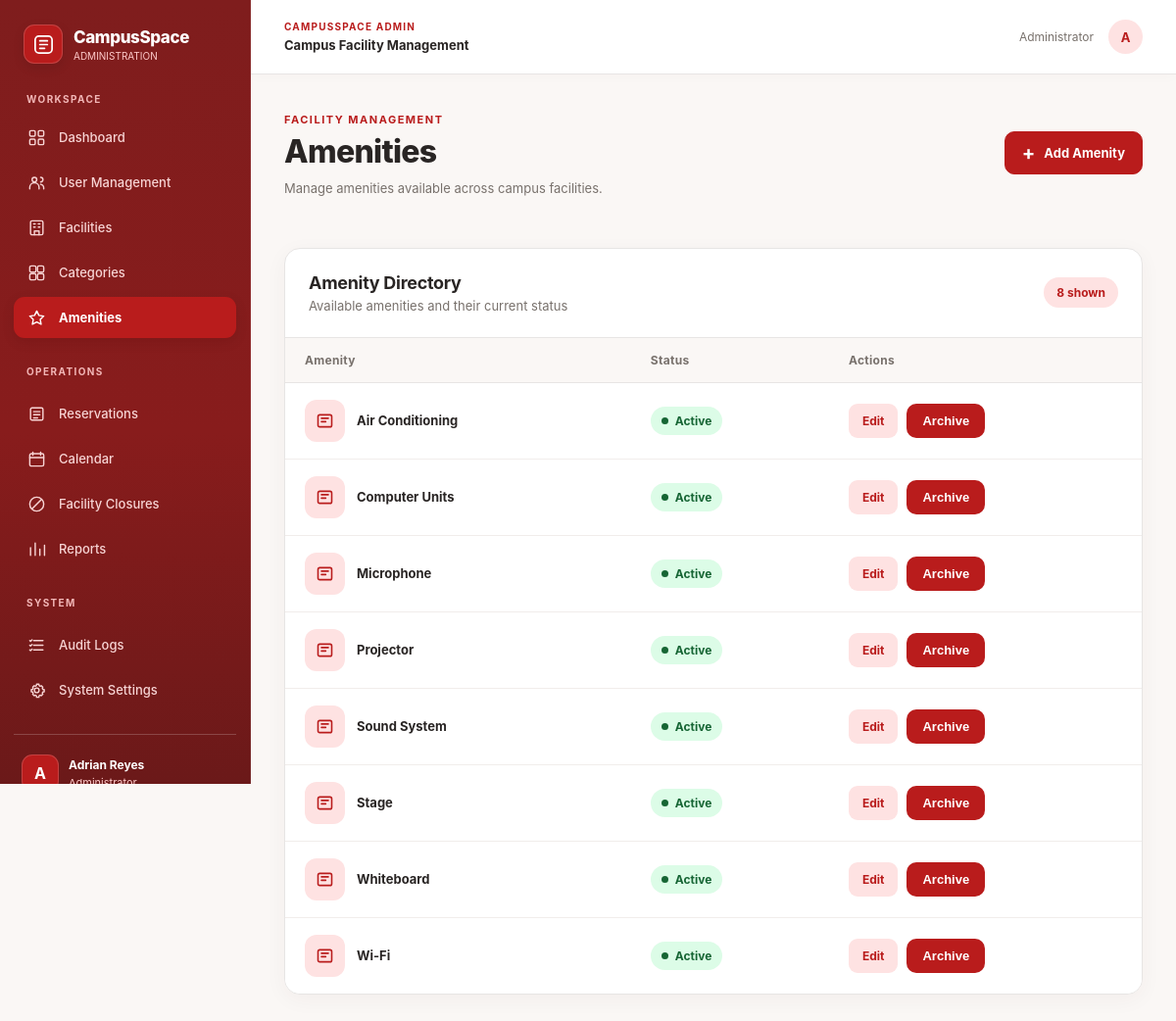
The page /manage/amenities/ (signed in) on the database its author committed.
### Reservation/models.py (models this page shows, shortened)
class User(AbstractUser):
    ROLE_CHOICES = [
        ('BASIC_USER', 'Basic User'),
        ('ADMIN', 'Admin'),
    ]
    role = models.CharField(
        max_length=10,
        choices=ROLE_CHOICES,
        default='BASIC_USER'
    )
    department = models.CharField(
        max_length=100,
        blank=True
    )
    contact_number = models.CharField(
        max_length=20,
        blank=True
    )
    objects = UserManager()

class Amenity(models.Model):
    name = models.CharField(
        max_length=100,
        unique=True
    )
    is_active = models.BooleanField(
        default=True
    )

### Reservation/views.py (the view)
@admin_required
def amenity_list(request):
    amenities = Amenity.objects.order_by(
        'name'
    )
    return render(
        request,
        'Reservation/admin/facilities/AmenityList.html',
        {
            'amenities': amenities
        }
    )

### templates/Reservation/admin/facilities/AmenityList.html (shortened to what this page needs)
{% extends 'Reservation/admin/AdminBase.html' %}
{% block content %}
<div class="master-data-page">
    <div class="master-data-header">
        <div>
            <span class="page-eyebrow">FACILITY MANAGEMENT</span>
            <h1>Amenities</h1>
            <p>Manage amenities available across campus facilities.</p>
        </div>
        <a href="{% url 'amenity_create' %}"
           class="master-add-button">
            <span aria-hidden="true">+</span>
            Add Amenity
        </a>
    </div>
    <section class="master-table-card">
        <div class="master-table-heading">
            <div>
                <h2>Amenity Directory</h2>
                <p>Available amenities and their current status</p>
            </div>
            <span class="management-count">
                {{ amenities|length }} shown
            </span>
        </div>
        {% if amenities %}
            <div class="master-table-scroll">
                <table class="master-table">
                    <thead>
                        <tr>
                            <th>Amenity</th>
                            <th>Status</th>
                            <th>Actions</th>
                        </tr>
                    </thead>
                    <tbody>
                        {% for amenity in amenities %}
                            <tr>
                                <td>
                                    <div class="master-name-cell">
                                        <div class="master-item-icon"
                                             aria-hidden="true">
                                            <svg viewBox="0 0 24 24"
                                                 fill="none"
                                                 stroke="currentColor"
                                                 stroke-width="1.8"
                                                 stroke-linecap="round"
                                                 stroke-linejoin="round">
                                                <rect x="4" y="5"
                                                      width="16" height="14"
                                                      rx="2"/>
                                                <path d="M8 9h8M8 13h5"/>
                                            </svg>
                                        </div>
                                        <strong>{{ amenity.name }}</strong>
                                    </div>
                                </td>
                                <td>
                                    {% if amenity.is_active %}
                                        <span class="management-status is-active">
                                            <span class="management-status-dot"></span>
                                            Active
                                        </span>
                                    {% else %}
                                        <span class="management-status is-inactive">
                                            <span class="management-status-dot"></span>
                                            Archived
                                        </span>
                                    {% endif %}
                                </td>
                                <td>
                                    <div class="master-row-actions">
                                        <a href="{% url 'amenity_update' amenity.id %}"
                                           class="master-edit-button">
                                            Edit
                                        </a>
                                        {% if amenity.is_active %}
                                            <button type="button"
                                                    class="master-archive-button"
                                                    data-amenity-name="{{ amenity.name }}"
                                                    data-form-id="amenity-archive-{{ amenity.id }}"
                                                    onclick="openAmenityArchive(this)">
                                                Archive
                                            </button>
                                        {% endif %}
                                    </div>
                                </td>
                            </tr>
                        {% endfor %}
                    </tbody>
                </table>
            </div>
        {% endif %}
    </section>
</div>
{% endblock %}

### templates/Reservation/admin/AdminBase.html (shortened to what this page needs)
{% load static %}
<!DOCTYPE html>
<html lang="en">
<head>
    <link rel="stylesheet" href="{% static 'Reservation/css/admin/admin.css' %}">
</head>
<body class="admin-page">
<div class="layout">
    <aside class="sidebar" id="admin-sidebar">
        <div class="sidebar-brand">
            <div class="sidebar-brand-icon">
                <svg viewBox="0 0 24 24"
                     fill="none"
                     stroke="currentColor"
                     stroke-width="1.8"
                     stroke-linecap="round"
                     stroke-linejoin="round"
                     aria-hidden="true">
                    <rect x="3" y="3" width="18" height="18" rx="4"/>
                    <path d="M8 8h8M8 12h8M8 16h5"/>
                </svg>
            </div>
            <div class="sidebar-brand-text">
                <strong>CampusSpace</strong>
                <span>ADMINISTRATION</span>
            </div>
        </div>
        <div class="sidebar-section-label">WORKSPACE</div>
        <nav class="sidebar-nav" aria-label="Admin navigation">
            <a href="{% url 'admin_dashboard' %}"
               class="nav-link {% if request.resolver_match.url_name == 'admin_dashboard' %}active{% endif %}">
                <span class="nav-icon" aria-hidden="true">
                </span>
                <span>Dashboard</span>
            </a>
            <a href="{% url 'user_management' %}"
               class="nav-link {% if request.resolver_match.url_name == 'user_management' %}active{% endif %}">
                <span class="nav-icon" aria-hidden="true">
                    <svg viewBox="0 0 24 24" fill="none"
                         stroke="currentColor" stroke-width="1.8"
                         stroke-linecap="round" stroke-linejoin="round">
                        <circle cx="9" cy="8" r="3"/>
                        <path d="M3 20v-2a6 6 0 0 1 12 0v2"/>
                        <path d="M17 5a3 3 0 0 1 0 6M17 14a5 5 0 0 1 4 5v1"/>
                    </svg>
                </span>
                <span>User Management</span>
            </a>
            <a href="{% url 'facility_list' %}"
               class="nav-link {% if request.resolver_match.url_name == 'facility_list' %}active{% endif %}">
                <span class="nav-icon" aria-hidden="true">
                    <svg viewBox="0 0 24 24" fill="none"
                         stroke="currentColor" stroke-width="1.8"
                         stroke-linecap="round" stroke-linejoin="round">
                        <rect x="4" y="3" width="16" height="18" rx="2"/>
                        <path d="M9 21v-5h6v5M8 7h2m4 0h2M8 11h2m4 0h2"/>
                    </svg>
                </span>
                <span>Facilities</span>
            </a>
            <a href="{% url 'category_list' %}"
               class="nav-link {% if request.resolver_match.url_name == 'category_list' %}active{% endif %}">
                <span class="nav-icon" aria-hidden="true">
                </span>
                <span>Categories</span>
            </a>
            <a href="{% url 'amenity_list' %}"
               class="nav-link {% if request.resolver_match.url_name == 'amenity_list' %}active{% endif %}">
                <span class="nav-icon" aria-hidden="true">
                    <svg viewBox="0 0 24 24" fill="none"
                         stroke="currentColor" stroke-width="1.8"
                         stroke-linecap="round" stroke-linejoin="round">
                        <path d="m12 3 2.8 5.7L21 9.6l-4.5 4.4 1.1 6.2L12 17.3l-5.6 2.9 1.1-6.2L3 9.6l6.2-.9L12 3Z"/>
                    </svg>
                </span>
                <span>Amenities</span>
            </a>
            <div class="sidebar-section-label sidebar-section-inner">
                OPERATIONS
            </div>
            <a href="{% url 'reservation_queue' %}"
               class="nav-link {% if request.resolver_match.url_name == 'reservation_queue' %}active{% endif %}">
                <span class="nav-icon" aria-hidden="true">
                    <svg viewBox="0 0 24 24" fill="none"
                         stroke="currentColor" stroke-width="1.8"
                         stroke-linecap="round" stroke-linejoin="round">
                        <rect x="4" y="4" width="16" height="16" rx="2"/>
                        <path d="M8 9h8M8 13h8M8 17h5"/>
                    </svg>
                </span>
                <span>Reservations</span>
            </a>
            <a href="{% url 'admin_calendar' %}"
               class="nav-link {% if request.resolver_match.url_name == 'admin_calendar' %}active{% endif %}">
                <span class="nav-icon" aria-hidden="true">
                    <svg viewBox="0 0 24 24" fill="none"
                         stroke="currentColor" stroke-width="1.8"
                         stroke-linecap="round" stroke-linejoin="round">
                        <rect x="3" y="5" width="18" height="16" rx="2"/>
                        <path d="M7 3v4M17 3v4M3 10h18"/>
                    </svg>
                </span>
                <span>Calendar</span>
            </a>
            <a href="{% url 'closure_list' %}"
               class="nav-link {% if request.resolver_match.url_name == 'closure_list' %}active{% endif %}">
                <span class="nav-icon" aria-hidden="true">
                    <svg viewBox="0 0 24 24" fill="none"
                         stroke="currentColor" stroke-width="1.8"
                         stroke-linecap="round" stroke-linejoin="round">
                        <circle cx="12" cy="12" r="9"/>
                        <path d="M6 18 18 6"/>
                    </svg>
                </span>
                <span>Facility Closures</span>
            </a>
            <a href="{% url 'reports' %}"
               class="nav-link {% if request.resolver_match.url_name == 'reports' %}active{% endif %}">
                <span class="nav-icon" aria-hidden="true">
                    <svg viewBox="0 0 24 24" fill="none"
                         stroke="currentColor" stroke-width="1.8"
                         stroke-linecap="round" stroke-linejoin="round">
                        <path d="M4 20V10M10 20V4M16 20v-8M22 20V7"/>
                    </svg>
                </span>
                <span>Reports</span>
            </a>
            <div class="sidebar-section-label sidebar-section-inner">
                SYSTEM
            </div>
            <a href="{% url 'audit_logs' %}"
               class="nav-link {% if request.resolver_match.url_name == 'audit_logs' %}active{% endif %}">
                <span class="nav-icon" aria-hidden="true">
                    <svg viewBox="0 0 24 24" fill="none"
                         stroke="currentColor" stroke-width="1.8"
                         stroke-linecap="round" stroke-linejoin="round">
                        <path d="M8 6h12M8 12h12M8 18h12"/>
                        <path d="m3 6 1 1 2-2M3 12l1 1 2-2M3 18l1 1 2-2"/>
                    </svg>
                </span>
                <span>Audit Logs</span>
            </a>
            <a href="{% url 'system_settings' %}"
               class="nav-link {% if request.resolver_match.url_name == 'system_settings' %}active{% endif %}">
                <span class="nav-icon" aria-hidden="true">
                </span>
                <span>System Settings</span>
            </a>
        </nav>
        <div class="sidebar-bottom">
            <div class="sidebar-profile">
                <div class="profile-avatar">
                    {{ request.user.first_name|default:request.user.username|slice:":1"|upper }}
                </div>
                <div class="profile-info">
                    <strong>
                        {{ request.user.get_full_name|default:request.user.username }}
                    </strong>
                    <span>Administrator</span>
                </div>
            </div>
        </div>
    </aside>
    <div class="main-shell">
        <header class="topbar">
            <div class="topbar-left">
                <div class="topbar-heading">
                    <span class="topbar-eyebrow">CAMPUSSPACE ADMIN</span>
                    <strong>Campus Facility Management</strong>
                </div>
            </div>
            <div class="topbar-right">
                <span class="topbar-role">Administrator</span>
                <div class="topbar-avatar">
                    {{ request.user.first_name|default:request.user.username|slice:":1"|upper }}
                </div>
            </div>
        </header>
        <main class="content">
            {% block content %}{% endblock %}
        </main>
    </div>
</div>
</body>
</html>

### rows shown on the page
User: user.first_name "A", user.get_full_name "Adrian Reyes"
Amenity: name "Air Conditioning", is_active True (drawn)
Amenity: name "Computer Units", is_active True (drawn)
Amenity: name "Microphone", is_active True (drawn)
Amenity: name "Projector", is_active True (drawn)
Amenity: name "Sound System", is_active True (drawn)
Amenity: name "Stage", is_active True (drawn)
Amenity: name "Whiteboard", is_active True (drawn)
Amenity: name "Wi-Fi", is_active True (drawn)

### other values the page prints
{{ amenities|length }} "8"
